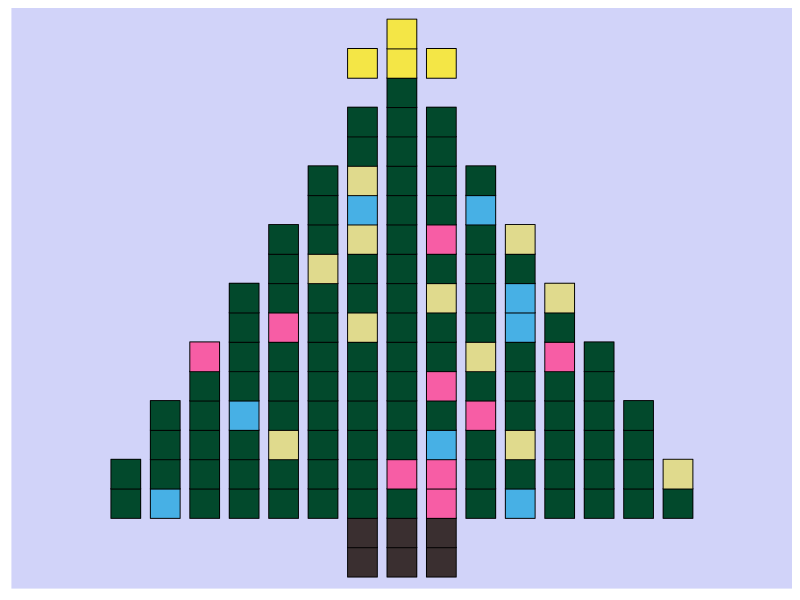

Reproduce this figure in R. (Note: this script raises an error after producing the figure.)
library(ggplot2)
library(dplyr)
library(gridExtra)

#blank theme
pix_theme <- theme(panel.grid = element_blank(), 
                   panel.background = element_rect(fill = "#d1d3f9"),
                   axis.text = element_blank(), 
                   axis.ticks = element_blank(), 
                   axis.title = element_blank(),
                   legend.position = "none")
#xmas tree
trunk <- "#3A2F30"
star <- "#f4e646"
tree <- "#02492C"
pink <- "#f75da5"
blue <- "#47b0e5"
gold <- "#E0DA8D"
beige <- "#faedd2"
ltgreen <- "#80C49B"
red <- "#C1202D"
teal <- "#009796"

good_seeds <- c(1110, 411, 1981, 109, 11209, 41, 27, 54, 1987)
set.seed(1987)
xmas <- data.frame(x = rep(1:15, each = 19), y = rep(1:19, times = 15), c = 0,
                   change = runif(285)) %>%
  mutate(c = case_when(y <= 2 & x %in% 7:9 ~ 1,
                       (y == 18 & x %in% 7:9) | (y == 19 & x == 8) ~ 2,
                       (y %in% 3:4) | (y %in% 5:6 & x %in% 2:14) | 
                         (y %in% 7:8 & x %in% 3:13) | (y %in% 9:10 & x %in% 4:12) |
                         (y %in% 11:12 & x %in% 5:11) | (y %in% 13:14 & x %in% 6:10) |
                         (y %in% 15:16 & x %in% 7:9) | (y == 17 & x == 8)  ~ 3)) %>%
  mutate(clr = case_when(is.na(c) ~ 0,
                         c == 1 ~ 1,
                         c == 2 ~ 2,
                         (c == 3 & (change >= 0.18 | y == 17)) ~ 3,
                         (c == 3 & change < 0.06) ~ 4,
                         (c == 3 & change  < 0.12) ~ 5,
                         (c == 3 & change < 0.18) ~ 6))
xmas %>%
  filter(c > 0) %>%
  ggplot(aes(x, y, fill = factor(clr))) +
  geom_point(size = 11, shape = 22) +
  scale_fill_manual(values = c(trunk, star, tree, blue, gold, 
                               pink)) +
  pix_theme +
  xlim(-1, 17) +
  ylim(1, 19)


grid.arrange(xmas_109, xmas_1110, xmas_11209, xmas_1981, 
             xmas_1987, xmas_27, xmas_41, xmas_411, xmas_54,
             nrow = 3, ncol = 3)

xmas_109
xmas_1110
xmas_11209
xmas_1981
xmas_1987
xmas_27
xmas_41
xmas_411
xmas_54
